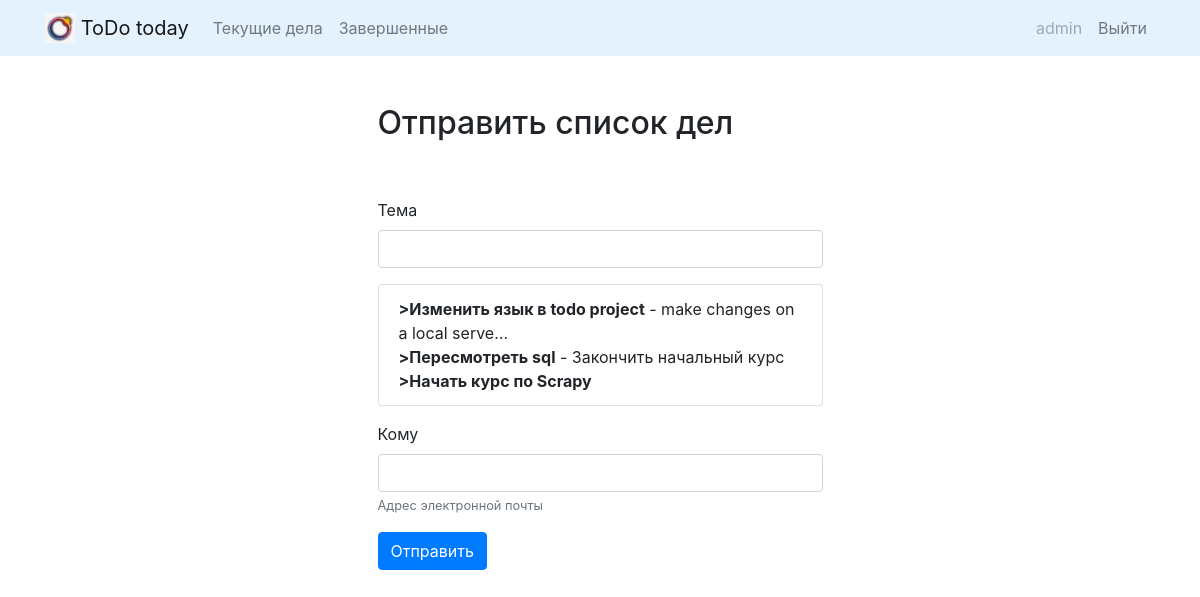
Screenshot of /sendemail/ (signed in) with the database file from the repository.
### todo/models.py (models this page shows, shortened)
class Todo(models.Model):
	title = models.CharField(max_length=100)
	created = models.DateTimeField(auto_now_add=True)
	memo = models.TextField(max_length=500, blank=True)
	datecompleted = models.DateTimeField(null=True, blank=True)
	important = models.BooleanField(default=False)
	user = models.ForeignKey(User, on_delete=models.CASCADE)

### todo/views.py (the view, shortened to what this page needs)
# urls.py: path('sendemail/', views.email, name='email'),
@login_required
def email(request):
    todos = Todo.objects.filter(user=request.user, datecompleted__isnull=True)
    if request.method == 'GET':
        return render(request, 'todo/email.html', {'form':MailForm(), 'todos':todos})

### todo/forms.py
class MailForm(ModelForm):
	class Meta:
		model = Mail
		fields = ['title', 'todolist', 'usermail']

### todo/templates/todo/email.html (shortened to what this page needs)
{% extends "todo/base.html" %}
{% block content %}
    <div class="row justify-content-center mt-5">
        <div class="col-md-5">
            <h2>Отправить список дел</h2>
        </div>
    </div>
    <div class="row justify-content-center mt-5">
        <div class="col-md-5">
            <form method="POST">
                <div class="form-group">
                    <label for="title">Тема</label>
                    <input type="text" name="title" class="form-control" id="title" required>
                </div>
                <div class="form-group">
                    <div class="list-group-item" name="todolist" class="form-control" id="todolist" >
                        {% for todo in todos %}
                        <b>>{{ todo.title }}</b>{% if todo.memo %} - {{ todo.memo|truncatechars:30 }}{% endif %}</a>
                        <br>
                        {% endfor %}
                    </div>
                </div>
                 <div class="form-group">
                    <label for="usermail">Кому</label>
                    <input type="text" name="usermail" class="form-control" id="usermail" required>
                    <small id="usermailHelp" class="form-text text-muted">Адрес электронной почты</small>
                </div>
                <div class="form-group">
                    <button type="submit" class="btn btn-primary">Отправить</button>
                </div>
            </form>
        </div>
    </div>
{% endblock %}

### todo/templates/todo/base.html (shortened to what this page needs)
{% load static %}
<!doctype html>
<html lang="en">
<head>
    <link rel="stylesheet" href="https://stackpath.bootstrapcdn.com/bootstrap/4.4.1/css/bootstrap.min.css">
</head>
<body>
<nav class="navbar navbar-expand-md navbar-light" style="background-color: #e3f2fd;">
<div class="container">
    <a class="navbar-brand" href="{% url 'home' %}">
         <img src="{% static 'todo/logo.png' %}" width="30" height="30" class="d-inline-block align-top">
        <span>ToDo today</span>
    </a>
    <div class="collapse navbar-collapse" id="navbarNav">
    {% if user.is_authenticated %}
        <ul class="navbar-nav mr-auto">
                <li class="nav-item {{ current }}">
                    <a class="nav-link" href="{% url 'currenttodos' %}">Текущие дела</a>
                </li>
                <li class="nav-item {{ completed }}">
                    <a class="nav-link" href="{% url 'completedtodos' %}">Завершенные</a>
                </li>
        </ul>
    {% endif %}
    <ul class="navbar-nav ml-auto">
            {% if user.is_authenticated %}
                <li class="nav-item">
                    <li class="nav-item">
                        <a class="nav-link disabled" href="#">{{ user.username }}</a>
                    </li>
                    <a href="#" onclick="$('#signOutBtn').click()" class="nav-link">Выйти</a>
                </li>
            {% endif %}
        </ul>
    </div>
</div>
</nav>
<div class="container">
{% block content %}{% endblock %}
</div>
</body>
</html>

### rows the page displays
Todo: title "Изменить язык в todo project", memo "make changes on a local serve…"
Todo: title "Пересмотреть sql", memo "Закончить начальный курс"
Todo: title "Начать курс по Scrapy"

### other values shown
{{ user.username }} "admin"
